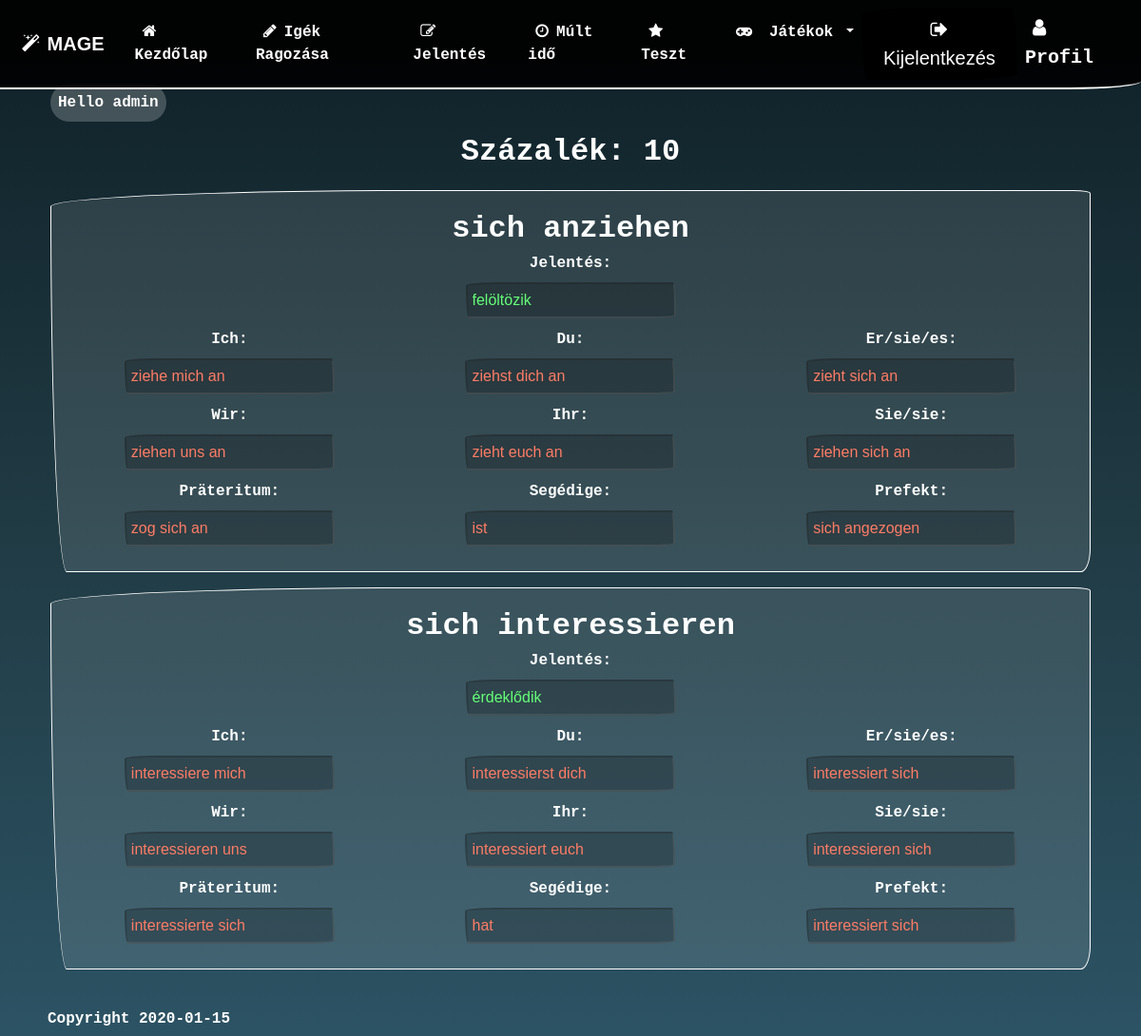
Screenshot of /pages/testView.php (signed in) with the database file from the repository.
### tables this page shows
CREATE TABLE `allverbs` (
  `verb_id` int(11) NOT NULL,
  `infinitive` varchar(256) NOT NULL,
  `ich` varchar(256) NOT NULL,
  `du` varchar(256) NOT NULL,
  `ese` varchar(256) NOT NULL,
  `wir` varchar(256) NOT NULL,
  `ihr` varchar(256) NOT NULL,
  `sie` varchar(256) NOT NULL,
  `prateritum` varchar(256) NOT NULL,
  `auxiliary` varchar(256) NOT NULL,
  `perfekt` varchar(256) NOT NULL,
  `hun` varchar(256) NOT NULL,
  `modalverb` tinyint(1) DEFAULT NULL,
  `reflexive` tinyint(1) DEFAULT NULL,
  `simple` tinyint(1) DEFAULT NULL
);

### templates/headOfEveryPage.php (called while the page is built, shortened)
<?php
function Head($input){
 require_once '../templates/head.php';
 require_once '../templates/menu.php';
}

### classes/Database.class.php (called while the page is built, shortened)
<?php
class Database extends Tools{
    protected $conn;
    private function OpenConnection(){
        $this->serverName = "localhost";
        $this->userName = "root";
        $this->password = "";
        $this->dbName = "mydatabase";
        $this->charset = "utf8";
        $this->conn = new mysqli($this->serverName, $this->userName, $this->password, $this->dbName);
        $this->conn->set_charset($this->charset);
    }
public function Query($sql){
            if ($result = $this->conn->query($sql)) {
                if ($result->num_rows) {
                while ($row = $result->fetch_all(MYSQLI_NUM)) {
                    return $row;
                 }
                }else{
                    return 0;
                }
            }else{
                return 0;
            }
    }
}
?>

### includes/classAutoload.inc.php (called while the page is built, shortened)
<?php
	function myAutoLoader($className){
		$url =$_SERVER['HTTP_HOST'].$_SERVER['REQUEST_URI'];
		if (strpos($url, 'includes') !== false) {
			$path ='../classes/';
		}else{
			$path = "../classes/";
		}
		$extension = ".class.php";
		$fullPath = $path . $className . $extension;
	}

### classes/Verb.class.php (called while the page is built, shortened)
<?php
class Verb extends Database{
    private $_all = array();
    public function setAll($inf, $meaning, $ich, $du, $ese, $wir, $ihr, $sie, $prat, $aux, $perf){
        $this->_infinitive = $this->RealEscapeString($this->HandleCharacters($inf));
        $this->_ich = $this->RealEscapeString($this->HandleCharacters($ich));
        $this->_du = $this->RealEscapeString($this->HandleCharacters($du));
        $this->_ese = $this->RealEscapeString($this->HandleCharacters($ese));
        $this->_wir = $this->RealEscapeString($this->HandleCharacters($wir));
        $this->_ihr = $this->RealEscapeString($this->HandleCharacters($ihr));
        $this->_sie = $this->RealEscapeString($this->HandleCharacters($sie));
        $this->_meaning = $this->RealEscapeString($this->HandleCharacters($meaning));
        $this->_prateritum = $this->RealEscapeString($this->HandleCharacters($prat));
        $this->_aux = $this->RealEscapeString($this->HandleCharacters($aux));
        $this->_perfekt = $this->RealEscapeString($this->HandleCharacters($perf));
        array_push($this->_all, $this->_infinitive, $this->_meaning, $this->_ich, $this->_du, $this->_ese, $this->_wir,  $this->_ihr, $this->_sie, $this->_prateritum, $this->_aux, $this->_perfekt);
    }
    public function getAll(){
        return $this->_all;
    }
    public function Correction($correctArray, $answerArray){
        $correction = array();
        for ($i = 0; $i < count($correctArray); $i++) {
            if ($correctArray[$i] != $answerArray[$i]) {
                array_push($correction, $correctArray[$i]);
            }else{
                array_push($correction, "0");
            }
        }
        return $correction;
    }
    private function HandleCharacters($input){
       return htmlspecialchars(trim(mb_strtolower($input)));
    }
}
?>

### includes/testView.inc.php (the view, shortened to what this page needs)
<?php
$db = new Database();
$resultSql = "SELECT `result` FROM `test_answers` WHERE `user_id` ='".$_SESSION['u_id']."' LIMIT 1;";
$result = $db->Query($resultSql);
function GeneratePage(){
    global $db;
$sql = "SELECT `answer_infinitive`,`answer_meaning`,`answer_ich`,`answer_du`,`answer_ese`,`answer_wir`,`answer_ihr`,`answer_sie`,`answer_prat`,`answer_aux`,`answer_perfekt` FROM `test_answers` WHERE `user_id` = '".$_SESSION['u_id']."';";
$table = $db ->Query($sql);
if ($table === 0) {
     echo '<div class="row mx-2">
                    <h3 style="margin: 20px auto;">Még nem töltött ki egy tesztet sem!</h3>
           </div>';
}else{
for ($i = 0; $i < count($table); $i++) {
    $correctVerb = new Verb();
    $answerVerb = new Verb();
    $coloring = array_fill(0, 11, "color: #64FF76;");
    $correction = array_fill(0, 11, " ");
    $sql = "SELECT `infinitive`,`hun`,`ich`,`du`,`ese`,`wir`,`ihr`,`sie`,`prateritum`,`auxiliary`,`perfekt` FROM `allverbs` WHERE `infinitive` = '".$table[$i][0]."';";
    $tableForCorrectVerb = $db->Query($sql);
    $correctVerb->setAll($tableForCorrectVerb[0][0], $tableForCorrectVerb[0][1], $tableForCorrectVerb[0][2], $tableForCorrectVerb[0][3], $tableForCorrectVerb[0][4], $tableForCorrectVerb[0][5], $tableForCorrectVerb[0][6], $tableForCorrectVerb[0][7], $tableForCorrectVerb[0][8], $tableForCorrectVerb[0][9], $tableForCorrectVerb[0][10]);
    $answerVerb->setAll($table[$i][0], $table[$i][1], $table[$i][2], $table[$i][3], $table[$i][4], $table[$i][5], $table[$i][6], $table[$i][7], $table[$i][8], $table[$i][9], $table[$i][10]);
    $correctedArray = $correctVerb->Correction($correctVerb->getAll(), $answerVerb->getAll());
    for ($y = 0; $y < count($correctedArray); $y++) {
        if ($correctedArray[$y] == "0") {
            $correction[$y] = " ";
        }else{
            $coloring[$y] = "color: #FF7C64;";
            $table[$i][$y] = $correctedArray[$y];
        }
    }
    echo
    '<div class="myBorder py-3 my-3"><div class="row mx-2">
      <div class="col-md"></div>
        <div class="col-md-6"><div class="myCenter inf">
          '.$table[$i][0].
        '</div></div>
      <div class="col-md"></div>
    </div>
    <div class="row mx-2">
        <div class="col-md"></div>
      <div class="col-md-6">
            <div class="myCenter">
                <label>Jelentés:</label>
            </div>
            <div class="myCenter">
                <input style="'.$coloring[1].'" type="text" disabled value="'.$table[$i][1].'"/>
            </div>
            <div class="myCenter">
                <span style="'.$coloring[0].'" class="correct" >'.$correction[1].'</span>
            </div>
      </div>
      <div class="col-md"></div>
    </div>
    <div class="row mx-2">
        <div class="col-md-4">
            <div class="myCenter">
                <label>Ich:</label>
            </div>
            <div class="myCenter">
                <input style="'.$coloring[2].'" type="text" disabled value="'.$table[$i][2].'"/>
            </div>
            <div class="myCenter">
                 <span style="'.$coloring[1].'" class="correct" >'.$correction[2].'</span>
            </div>
        </div>
        <div class="col-md-4">
            <div class="myCenter">
                <label>Du:</label>
            </div>
            <div class="myCenter">
                 <input style="'.$coloring[3].'" type="text" disabled value="'.$table[$i][3].'"/>
            </div>
            <div class="myCenter">
                  <span style="'.$coloring[2].'" class="correct" >'.$correction[3].'</span>
            </div>
        </div>
        <div class="col-md-4">
            <div class="myCenter">
                 <label>Er/sie/es:</label>
            </div>
            <div class="myCenter">
                 <input style="'.$coloring[4].'" type="text" disabled value="'.$table[$i][4].'"/>
            </div>
            <div class="myCenter">
                 <span style="'.$coloring[3].'" class="correct" >'.$correction[4].'</span>
            </div>
        </div>
    </div>
    <div class="row mx-2">
        <div class="col-md-4">
            <div class="myCenter">
                <label>Wir:</label>
            </div>
            <div class="myCenter">
                <input style="'.$coloring[5].'" type="text" disabled value="'.$table[$i][5].'"/>
            </div>
            <div class="myCenter">
                <span style="'.$coloring[4].'" class="correct" >'.$correction[5].'</span>
            </div>
        </div>
        <div class="col-md-4">
            <div class="myCenter">
                 <label>Ihr:</label>
            </div>
            <div class="myCenter">
                  <input style="'.$coloring[6].'" type="text" disabled value="'.$table[$i][6].'"/>
            </div>
            <div class="myCenter">
                  <span style="'.$coloring[5].'" class="correct" >'.$correction[6].'</span>
            </div>
        </div>
        <div class="col-md-4">
            <div class="myCenter">
                 <label>Sie/sie:</label>
            </div>
            <div class="myCenter">
                  <input style="'.$coloring[7].'" type="text" disabled value="'.$table[$i][7].'"/>
            </div>
            <div class="myCenter">
                  <span style="'.$coloring[6].'" class="correct" >'.$correction[7].'</span>
            </div>
        </div>
    </div>
    <div class="row mx-2">
        <div class="col-md-4">
            <div class="myCenter">
                <label>Präteritum:</label>
            </div>
            <div class="myCenter">
                <input style="'.$coloring[8].'" type="text" disabled value="'.$table[$i][8].'"/>
            </div>
            <div class="myCenter">
                 <span style="'.$coloring[7].'" class="correct" >'.$correction[8].'</span>
            </div>
        </div>
        <div class="col-md-4">
            <div class="myCenter">
                <label>Segédige:</label>
            </div>
            <div class="myCenter">
                  <input style="'.$coloring[9].'" type="text" disabled value="'.$table[$i][9].'"/>
            </div>
            <div class="myCenter">
                   <span style="'.$coloring[8].'" class="correct" >'.$correction[9].'</span>
            </div>
        </div>
        <div class="col-md-4">
            <div class="myCenter">
                <label>Prefekt:</label>
            </div>
            <div class="myCenter">
                <input style="'.$coloring[10].'" type="text" disabled value="'.$table[$i][10].'"/>
            </div>
            <div class="myCenter">
                <span style="'.$coloring[9].'" class="correct" >'.$correction[10].'</span>
            </div>
        </div>
   </div></div>';
}
}
}
?>

### templates/head.php (shortened to what this page needs)
<!DOCTYPE html>
<html lang="hu">
<?php
	$rootPath = '/DEMO';
 ?>
<head>
    <link rel="stylesheet" href="https://stackpath.bootstrapcdn.com/bootstrap/4.3.1/css/bootstrap.min.css">
    <link rel="stylesheet" type="text/css" href="https://stackpath.bootstrapcdn.com/font-awesome/4.7.0/css/font-awesome.min.css">
  <link rel="stylesheet" type="text/css" href="<?php echo "$rootPath";?>/css/thirdParty.css"/>
   <link rel="stylesheet" type="text/css" href="<?php echo "$rootPath";?>/css/style.css"/>
</head>
<body>

### templates/menu.php (shortened to what this page needs)
<nav class="navbar navbar-dark navbar-expand-lg  fixed-top px-0" style="margin-bottom: 10px;">
  <a class="navbar-brand" style="font-weight: bold; margin-left: 15px;"><i class="fa mx-2 fa-magic"></i>MAGE</a>
  <div class="collapse navbar-collapse" id="navbarSupportedContent">
    <ul class="navbar-nav mr-auto">
      <li class="nav-item">
        <a class="nav-link mx-2" href="<?php echo "$rootPath";?>/index.php"><i class="fa mx-2 fa-home"></i>Kezdőlap<span class="sr-only">(current)</span></a>
      </li>
          <?php if (isset($_SESSION['u_id'])) {
                     ?>
      <li class="nav-item">
        <a class="nav-link" href="<?php echo "$rootPath";?>/pages/dropdownSelector.php"><i class="fa mx-2 fa-pencil"></i>Igék Ragozása</a>
      </li>
        <?php
           }
         ?>
            <li class="nav-item">
              <a class="nav-link" href="<?php echo "$rootPath";?>/pages/meaning.php"><i class="fa mx-2 fa-pencil-square-o"></i>Jelentés</a>
            </li>
	<?php if (isset($_SESSION['u_id'])) {
                     ?>
      <li class="nav-item">
        <a class="nav-link" href="<?php echo "$rootPath";?>/pages/dropdownSelectorForPast.php"><i class="fa mx-2 fa-clock-o"></i>Múlt idő</a>
      </li>
        <?php
            }else{
        ?>
        <li class="nav-item">
              <a class="nav-link" href="<?php echo "$rootPath";?>/pages/pasttense.php"><i class="fa mx-2 fa-clock-o"></i>Múlt idő</a>
        </li>
         <?php
             }
         ?>
            <li class="nav-item">
              <a class="nav-link" href="<?php echo "$rootPath";?>/pages/test.php"><i class="fa mx-2 fa-star"></i>Teszt</a>
            </li>
            <li class="nav-item dropdown">
                <a class="nav-link dropdown-toggle" href="#" role="button" data-toggle="dropdown" aria-haspopup="true" aria-expanded="false"><i class="fa mx-2 fa-gamepad"></i>
                  Játékok
                </a>
            </li>
        </ul>
       <ul class="navbar-nav navbar-right">
            <?php
			if (isset($_SESSION['u_id'])) {
				echo '<li class="nav-item"><form action="'.$rootPath.'/includes/logout.inc.php" method="POST">
		 			<button type="submit" class="btn nav-link" name="submit" style="font-size: 20px;"><i class="fa mx-2 fa-sign-out"></i>Kijelentkezés</button>
		 		</form></li>
                                <li class="nav-item"><a class="nav-link" style="font-size: 20px; margin-right: 15px;" href="'.$rootPath.'/pages/profil.php"><i class="fa mx-2 fa-user"></i>Profil</a></li>';
                        }else{
                            echo '
				<li ><a class="nav-link" href="'.$rootPath.'/pages/login.php"><i class="fa mx-2 fa-user"></i>Belépés</a></li>
                                <li ><a class="nav-link" href="'.$rootPath.'/pages/signup.php"><i class="fa mx-2 fa-user-plus"></i>Regisztráció</a></li>
				';
                        }?>
      </ul>
    </div>
</nav>
<div class="container" id="specialCon" style="margin-top: 5rem;">
    <div id="main" class="py-2 px-2">
<?php                 if (isset($_SESSION['u_id']) ) {
	echo '<div class="hello ">Hello '. $_SESSION['u_firstname'].'</div>';
}
?>

### pages/testView.php (shortened to what this page needs)
<?php
require_once '../templates/headOfEveryPage.php';
Head('Teszteredmény');
require_once '../includes/testView.inc.php';
?>
<div class="row mx-2">
   <div class="col-md"></div>
   <div class="col-md-6">
        <div class="myCenter bigger">Százalék: <?php echo $result[0][0];?></div>
   </div>
   <div class="col-md"></div>
</div>
<?php GeneratePage(); ?>
<?php
require_once '../templates/endOfFile.php';
?>

### templates/endOfFile.php (shortened to what this page needs)
<?php
$time = (new \DateTime())->format('Y-m-d');
echo '     </div>
        </div>
        <div class="container">
            <footer>Copyright '.$time.'</footer>
        </div>
    </body>
</html>'
?>

### css/style.css (style rules this page uses)
html { height: 100%; }
body { height: 100%; margin: 0; background-size: cover; background-position: center; background-repeat: no-repeat; background-attachment: fixed; background: #0F2027; background: -webkit-linear-gradient(to top, #2C5364, #203A43, #0F2027); background: linear-gradient(to top, #2C5364, #203A43, #0F2027) fixed; color: white; font-weight: bold; }
* { font-family: "Lucida Console", Monaco, monospace }
input { background-color: rgba(0, 0, 0, 0.21); padding: 5px; color: white; }
a { color: #e9f1fe; }
label { display: block; font-weight: bold; }
#specialCon { min-height: 100%; }
#main { width: 100%; overflow: auto; padding-bottom: 1rem; }
footer { position: relative; height: 30px; margin-top: 1rem; clear: both; padding-left: 5px; }
.btn { background-color: rgb(0, 0, 0); color: white; border: 0px; maring: 1px; }
.navbar { background-color: rgba(0,0,0, 0.91); }
.hello { margin-bottom: 0.5rem; padding: 0.5rem; background-color: rgba(255,255,255,0.21); border-radius: 4rem; display: inline-block; color: white; }
.myCenter { display: flex; justify-content: center; }
.inf { font-size: 200%; }
.myBorder { border: 1px solid white; border-radius: 555px 25px 15px 25px/25px 5px 35px 555px; background-color: rgba(255,255,255,0.11); }
.bigger { font-size: 200%; font-weight: bold; }

### rows the page displays
allverbs: infinitive "sich anziehen", hun "felöltözik", ich "ziehe mich an", du "ziehst dich an", ese "zieht sich an", wir "ziehen uns an", ihr "zieht euch an", sie "ziehen sich an", prateritum "zog sich an", auxiliary "ist", perfekt "sich angezogen"
allverbs: infinitive "sich interessieren", hun "érdeklődik", ich "interessiere mich", du "interessierst dich", ese "interessiert sich", wir "interessieren uns", ihr "interessiert euch", sie "interessieren sich", prateritum "interessierte sich", auxiliary "hat", perfekt "interessiert sich"

### other values shown
$_SESSION['u_firstname'] "admin"
$result[0][0] "10"
